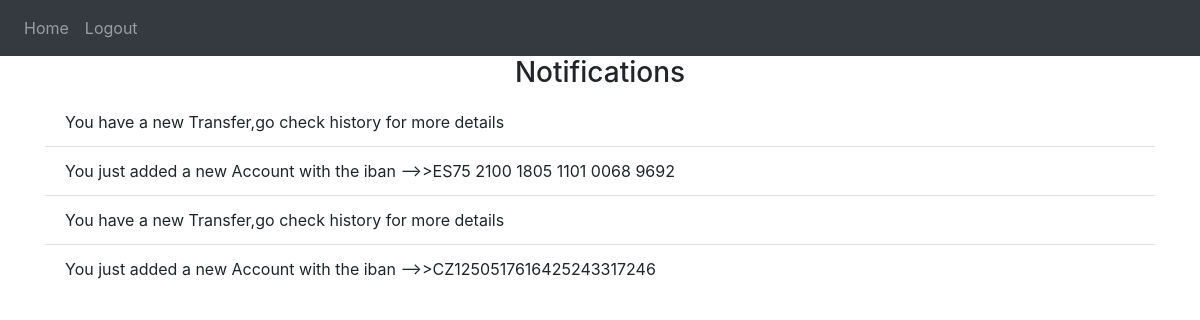
Page /notifications (signed in) on the committed database.
### website/models.py (models this page shows)
class Notification(db.Model):
    id = db.Column(db.Integer, primary_key=True)
    data = db.Column(db.String(500))
    user_id = db.Column(db.Integer, db.ForeignKey('user.id'))

### website/views.py (the view)
@views.route("/notifications")
@login_required
def notifications():
    return render_template("notifications.html", user=current_user)

### website/__init__.py (called while the page is built)
def create_app():
    app = Flask(__name__)
    app.config["SECRET_KEY"] = "sagasgasd"
    app.config["SQLALCHEMY_DATABASE_URI"] = f"sqlite:///{DB_NAME}"
    db.init_app(app)
    from .views import views
    from .auth import auth
    app.register_blueprint(views, url_prefix="/")
    app.register_blueprint(auth, url_prefix="/")
    from .models import User, Account
    login_manager = LoginManager()
    login_manager.login_view = "auth.login"
    login_manager.init_app(app)
    @login_manager.user_loader
    def load_user(id):
        return User.query.get(int(id))
    with app.app_context():
        print("Database created")
        db.create_all()
    return app

### website/templates/notifications.html
{% extends "base.html" %} {% block title %}My Accounts{% endblock %} {% block content %}
<h3 align="center">Notifications</h3>
<ul class="list-group list-group-flush" id="notifications">
    {% for note in user.notifications[::-1] %}
    <li class="list-group-item">
      {{ note.data }}
    </li>
    {% endfor %}
  </ul>
{% endblock %}

### rows in the picture
Notification: data "You have a new Transfer,go check history for more details"
Notification: data "You just added a new Account with the iban -->>ES75 2100 1805 1101 0068 9692"
Notification: data "You have a new Transfer,go check history for more details"
Notification: data "You just added a new Account with the iban -->>CZ1250517616425243317246"
